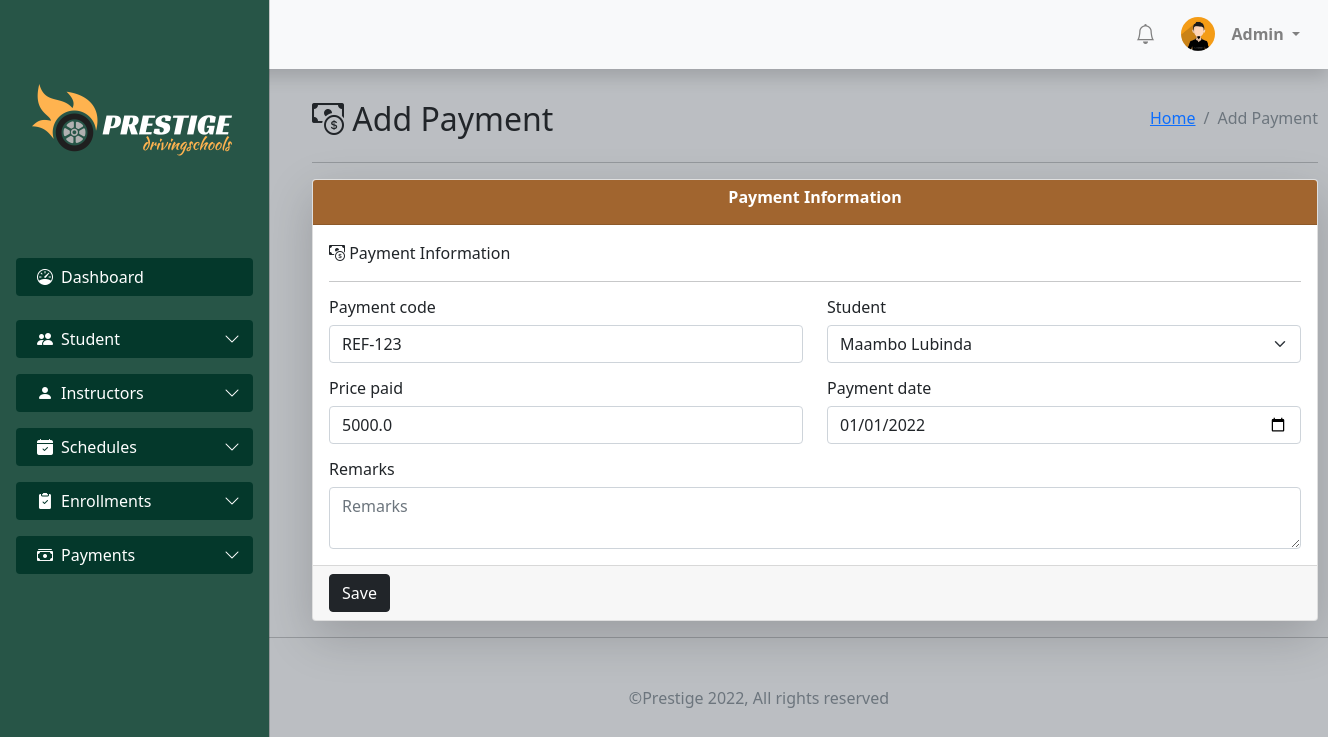
/update-payment/8 (signed in), run on the app's committed database.
### DrivingSchool/models.py (models this page shows, shortened)
class payment(models.Model):
    payment_code = models.CharField(max_length=100, null = True)
    payment_date = models.DateField(max_length=100, null = True)
    student = models.ForeignKey(student, null = True, on_delete=models.SET_NULL)
    price_paid = models.FloatField(null = True)
    remarks = models.CharField(max_length=300, null = True, blank=True)
    date_created = models.DateTimeField(auto_now_add=True)

### DrivingSchool/decorators.py (the view)
    def wrapper_func(request, *args, **kwargs):
        group = None
        if request.user.groups.exists():
            group = request.user.groups.all()[0].name
        if group == 'Students':
            return redirect('student')
        if group == 'Instructors':
            return redirect('instructor')
        if group == 'Admins':
            return view_func(request, *args, **kwargs)

### DrivingSchool/forms.py
class paymentForm(forms.ModelForm):
    class Meta:
        model = payment
        fields = '__all__'
        widgets = {
            'payment_code': forms.TextInput(attrs={'class': 'form-control', 'placeholder': 'REF-'}),
            'payment_date': forms.DateInput(attrs={'class': 'form-control', 'placeholder': 'REF-', 'type': 'date'}),
            'student': forms.Select(attrs={'class': 'form-select'}),
            'price_paid': forms.TextInput(attrs={'class': 'form-control', 'placeholder': 'Amount'}),
            'remarks': forms.Textarea(attrs={'class': 'form-control', 'placeholder': 'Remarks','rows': '2'}),
        }

### DrivingSchool/models.py (called while the page is built)
    def __str__(self):
        return self.name

### DrivingSchool/views.py (called while the page is built)
@admin_only
def updatePayment(request, pk):
    update = payment.objects.get(id=pk)
    form = paymentForm(instance=update)
    if request.method == 'POST':
        form = paymentForm(request.POST, instance=update)
        if form.is_valid():
            form.save()
            return redirect('manage-payment')
    mydict = {'form': form}
    return render(request, 'drivingschool/admin-dashboard/add-payment.html',mydict)

### templates/drivingschool/admin-dashboard/add-payment.html (shortened to what this page needs)
{% extends 'drivingschool/admin-dashboard/main.html' %}
{% block content %}
<div class="content">
    <div class="d-flex justify-content-between align-items-end">
        <div class="">
            <h2>
                <span><i class="bi bi-cash-coin"></i></span>
                Add Payment
            </h2>
        </div>
        <div class="">
            <ol class="breadcrumb float-sm-right">
               <li class="breadcrumb-item"><a href="/">Home</a></li>
               <li class="breadcrumb-item active">Add Payment</li>
            </ol>
         </div>
    </div><hr>
    <div class="card shadow-lg">
        <div class="card-header text-center" style="background-color: #a1642efd; color: #fff;">
          <h6 class="fw-bold">Payment Information</h6>
        </div>
        <div class="card-body">
            <span><i class="bi bi-cash-coin"></i></span> Payment Information<hr>
            <form class="row" method="POST" id="paymentform">
                <div class="col-6">
                    <h6>{{form.payment_code.label}}</h6>
                    {{form.payment_code}}
                </div>
                <div class="col-6">
                    <h6>{{form.student.label}}</h6>
                    {{form.student}}
                </div>
                <div class="col-6 mt-3">
                    <h6>{{form.price_paid.label}}</h6>
                   {{form.price_paid}}
                </div>
                <div class="col-6 mt-3">
                    <h6>{{form.payment_date.label}}</h6>
                    {{form.payment_date}}
                </div>
                <div class="col mt-3">
                    <h6>{{form.remarks.label}}</h6>
                    {{form.remarks}}
                </div>
            </form>
        </div>
        <div class="card-footer">
            <button class="btn btn-dark" type="submit" form="paymentform">Save</button>
        </div>
      </div>
</div>
{% endblock %}

### templates/drivingschool/admin-dashboard/header.html (shortened to what this page needs)
{% load static %}
<nav class="navbar navbar-expand-lg navbar-light bg-light shadow fixed-top">
  <div class="container-fluid">
    <a class="navbar-brand fw-bold" href="/">
      <span>
      </span>
    </a>
    <ul class="nav justify-content-end align-items-center">
      <a href="#" style="color: grey">
        <span style="font-size: 20px; margin-right: 10px">
          <i class="bi bi-bell">
          </i>
        </span>
      </a>
      <li class="nav-item">
        <a class="nav-link" href="#">
          <img src="{% static 'images/avatar.jpg'%}" alt="" style="height: 34px; width: 34px; border-radius: 50%;">
        </a>
      </li>
      <li class="nav-item">
        <div class="dropdown">
          <a class="dropdown-toggle me-3" href="#"  id="dropdownMenuLink" data-bs-toggle="dropdown" aria-expanded="false" style="text-decoration: none; color: grey;">
            <strong>{{request.user}}</strong>
          </a>
        </div>
      </li>
    </ul>
  </div>
</nav>
<div class="offcanvas offcanvas-start sidebar-nav" tabindex="-1" id="offcanvasExample" aria-labelledby="offcanvasExampleLabel" data-bs-backdrop="false">
  <div class="offcanvas-body">
    <div class="offcanvas-header">
      <a class="navbar-brand" href="/">
        <span>
          <img src="{% static 'images/logo3.png'%}" alt="">
        </span>
      </a>
    </div>
    <nav class="navbar-dark">
      <ul class="navbar-nav">
        <li class="nav-item">
          <a class="" aria-current="page" href="/">
            <button class="w-100 btn mb-3 sidebtn" type="button" data-bs-toggle="offcanvas" data-bs-target="#offcanvasExample" aria-controls="offcanvasExample">
              <div class="d-flex align-items-start ms-2">
                <span class="me-2"><i class="bi bi-speedometer"></i></span>
                Dashboard
              </div>
            </button>
          </a>
        </li>
        <li class="nav-item">
          <a class="nav-link sidebar-link" data-bs-toggle="collapse" href="#collapseExample" role="button" aria-expanded="false" aria-controls="collapseExample">
            <button class="w-100 btn sidebtn" type="button">
              <div class="d-flex align-items-start ms-2">
                <span class="me-2">
                  <i class="bi bi-people-fill"></i>
                </span>
                Student
                <span class="dropdown-icon ms-auto">
                  <i class="bi bi-chevron-down"></i>
                </span>
              </div>
            </button>
          </a>
        </li>
        <li class="nav-item">
          <a class="nav-link sidebar-link" data-bs-toggle="collapse" href="#collapseExample" role="button" aria-expanded="false" aria-controls="collapseExample">
            <button class="w-100 btn sidebtn" type="button">
              <div class="d-flex align-items-start ms-2">
                <span class="me-2">
                  <i class="bi bi-person-fill"></i>
                </span>
                Instructors
                <span class="dropdown-icon ms-auto">
                  <i class="bi bi-chevron-down"></i>
                </span>
              </div>
            </button>
          </a>
        </li>
        <li class="nav-item">
          <a class="nav-link sidebar-link" data-bs-toggle="collapse" href="#scheduleCollapse" role="button" aria-expanded="false" aria-controls="scheduleCollapse">
            <button class="w-100 btn sidebtn" type="button">
              <div class="d-flex align-items-start ms-2">
                <span class="me-2">
                  <i class="bi bi-calendar-check-fill"></i>
                </span>
                Schedules
                <span class="dropdown-icon ms-auto">
                  <i class="bi bi-chevron-down"></i>
                </span>
              </div>
            </button>
          </a>
        </li>
        <li class="nav-item">
          <a class="nav-link sidebar-link" data-bs-toggle="collapse" href="#enrollCollapse" role="button" aria-expanded="false" aria-controls="enrollCollapse">
            <button class="w-100 btn sidebtn" type="button">
              <div class="d-flex align-items-start ms-2">
                <span class="me-2">
                  <i class="bi bi-clipboard2-check-fill"></i>
                </span>
                Enrollments
                <span class="dropdown-icon ms-auto">
                  <i class="bi bi-chevron-down"></i>
                </span>
              </div>
            </button>
          </a>
        </li>
        <li class="nav-item">
          <a class="nav-link sidebar-link" data-bs-toggle="collapse" href="#paymentCollapse" role="button" aria-expanded="false" aria-controls="paymentCollapse">
            <button class="w-100 btn sidebtn" type="button">
              <div class="d-flex align-items-start ms-2">
                <span class="me-2">
                  <i class="bi bi-cash-stack"></i>
                </span>
                Payments
                <span class="dropdown-icon ms-auto">
                  <i class="bi bi-chevron-down"></i>
                </span>
              </div>
            </button>
          </a>
        </li>
      </ul>
    </nav>
  </div>
</div>

### static/css/mystyles.css (style rules this page uses)
body { background-color: #bbbec2; }
.card-header { background-color: #a1642efd; color: #fff; }
.content { margin-top: 100px; }
@media (min-width: 992px) { .content { margin-left: 150px; margin-right: -40px; } }

### templates/drivingschool/admin-dashboard/header.html (style rules this page uses)
:root { --offcanvas-width: 270px; --topNavbarHeight: 0px; }
.sidebar-nav { width: var(--offcanvas-width); }
.sidebar-link { display: flex; align-items: center }
.sidebar-link .dropdown-icon { display: inline-flex; transition: all ease 0.2s; }
.nav-link { margin: 0; }
.offcanvas { background-color: #275547; }
button { position: relative; z-index: 1; border: none; }
button::after { position: absolute; content: ''; z-index: -1; }
.sidebtn { background-color: #04382b; color: #fff; }
@media (min-width: 992px) { .sidebar-nav { transform: none; visibility: visible !important; top: var(--topNavbarHeight); transition: all ease 1s; } }
@media (min-width: 992px) { body { overflow: auto !important; } }

### data on the page
payment: payment_code "REF-123", student "Maambo Lubinda", price_paid "5000.0", payment_date "01/01/2022"

### other printed values
{{ request.user }} "Admin"
